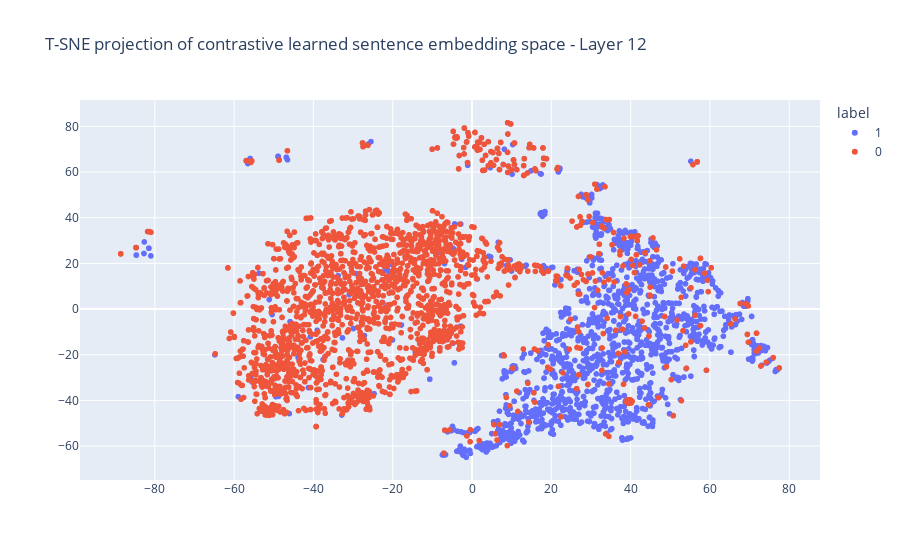

The code cell stored with this chart in its notebook:
### Code cell
# get sentence embedding and T-SNE projection data for a specific hidden layer of the trained model, e.g the 12th
layer_no = 12
data = get_sentence_embeddings(data, sentence_column, trained_model_dir, f'trained_embeddings_layer{layer_no}', layer_no=layer_no)
data = get_tsne_data(data, f'trained_embeddings_layer{layer_no}')

# and plot
x_column = f'trained_embeddings_layer{layer_no}-tsne-comp-1'
y_column = f'trained_embeddings_layer{layer_no}-tsne-comp-2'
plot_title = f'T-SNE projection of contrastive learned sentence embedding space - Layer {layer_no}'
plot(data, x_column, y_column, label_column, id_column, plot_title=plot_title)

### Figure 1 — Plotly figure (JSON) as saved in the notebook; plotly's stock layout.template omitted (floating-point values rounded to 4 significant figures; data arrays with more than 128 entries replaced by an {"elided": "..."} marker saying what was removed)
{"data": [{"customdata": {"elided": "1815x1 int values"}, "hovertemplate": "label=1<br>data_id=%{customdata[0]}<extra></extra>", "legendgroup": "1", "marker": {"color": "#636efa", "symbol": "circle"}, "mode": "markers", "name": "1", "showlegend": true, "type": "scattergl", "x": {"elided": "1815 float values"}, "xaxis": "x", "y": {"elided": "1815 float values"}, "yaxis": "y"}, {"customdata": {"elided": "2030x1 int values"}, "hovertemplate": "label=0<br>data_id=%{customdata[0]}<extra></extra>", "legendgroup": "0", "marker": {"color": "#EF553B", "symbol": "circle"}, "mode": "markers", "name": "0", "showlegend": true, "type": "scattergl", "x": {"elided": "2030 float values"}, "xaxis": "x", "y": {"elided": "2030 float values"}, "yaxis": "y"}], "layout": {"legend": {"title": {"text": "label"}, "tracegroupgap": 0}, "title": {"text": "T-SNE projection of contrastive learned sentence embedding space - Layer 12"}, "xaxis": {"anchor": "y", "domain": [0, 1], "title": {}}, "yaxis": {"anchor": "x", "domain": [0, 1], "title": {}}}}
